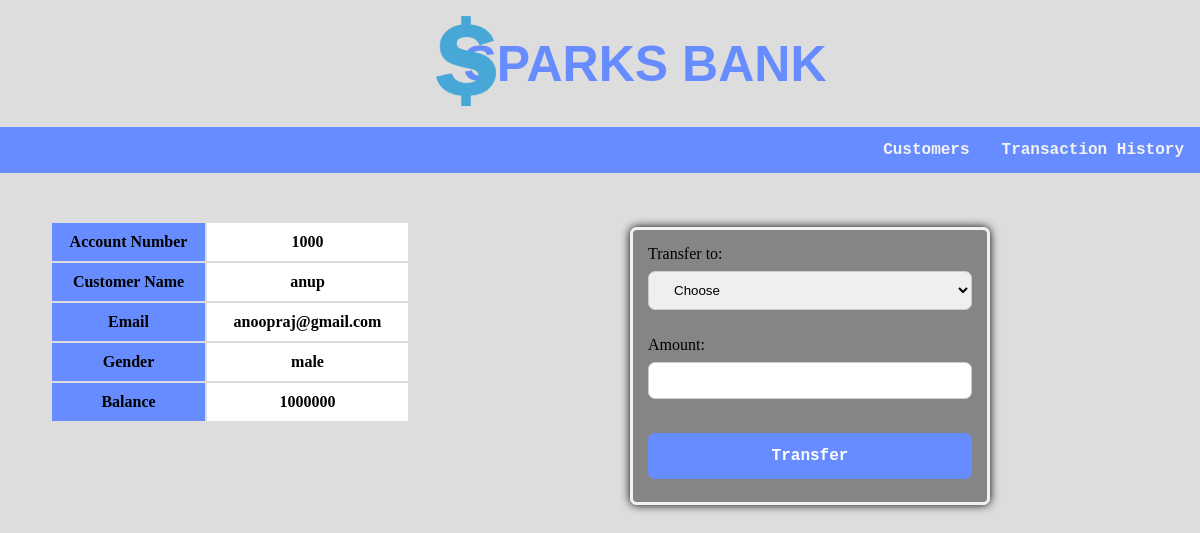
/transactions.php?id=1, run on the app's committed database.
### tables this page shows
CREATE TABLE `customers` (
  `id` int(20) NOT NULL,
  `customer_name` varchar(20) NOT NULL,
  `acc_no` int(11) NOT NULL,
  `email` varchar(28) NOT NULL,
  `gender` varchar(11) NOT NULL,
  `balance` int(11) NOT NULL
);

### transactions.php (the view, shortened to what this page needs)
<!DOCTYPE html>
<html>
<head>
	<link rel="stylesheet" type="text/css" href="assests\style1.css">
</head>
<body>
	<div class="head">
    <img src="img/logo.png" class="logo">
		<h1 style=" font-size: 50px; text-align:center;">
		<a href="index.php" style="color:#668cff; font-family: 'Catamaran', sans-serif;">SPARKS BANK</a>
		</h1>
	</div>
	<div class="topnav">
		<nav style="float: right;">
  		<a href="trans_history.php" class="a1">Transaction History</a>
  		<a href="customers.php" class="a1" >Customers</a>
  		</nav>
  	</div>
  	<div>
  	<?php
  			include('conn.php');
  			$sid=$_GET['id'];
  			$selectSQL = "SELECT * FROM customers WHERE id=$sid ";
  			$Res = mysqli_query( $con,$selectSQL );
  				$row=mysqli_fetch_assoc($Res);
    ?>
    <br>
    <table align="center" style="width:30%; float: left; position: relative; left: 50px;top: 30px; ">
  			<thead>
  				<tr >
  					<th style="background-color: #668cff">Account Number</th>
            <th style="background-color: white;"><?php echo $row['acc_no'];?></th>
          </tr>
          <tr>
  					<th style="background-color: #668cff">Customer Name</th>
            <th style="background-color: white;"><?php echo $row['customer_name'];?></th>
          </tr>
          <tr>
            <th style="background-color: #668cff">Email</th>
            <th style="background-color: white;"><?php echo $row['email'];?></th>
          </tr>
  				<tr>
  					<th style="background-color: #668cff">Gender</th>
            <th style="background-color: white;"><?php echo $row['gender'];?></th>
          </tr>
          <tr>
  					<th style="background-color: #668cff">Balance</th>
            <th style="background-color: white;"><?php echo $row['balance'];?></th>
  				</tr>
  			</thead>
  		</table>
<br><br>
  <div>
  	<form method="post" name="tr" >
  		<label>Transfer to:</label>
  		<select name="to" class="sel1" required >
  			<option value="" disabled selected >Choose </option>
  		</select>
  		<br><br>
  		<label>Amount:</label>
  		<input type="number" name="amount" required>
  		<br><br>
  		<div style="text-align: center;">
  			<button type="submit" name="submit">Transfer</button>
  		</div>
  	</form>
  </div>
</body>
</html>

### assests/style1.css (style rules this page uses)
.topnav { background-color: #668cff; overflow: hidden; }
.topnav a { float: right; display: block; color: #f2f2f2; text-align: center; padding: 14px 16px; text-decoration: none; font-family: "Lucida Console", "Courier New", monospace; font-weight: bold; }
a { text-decoration: none; font-family: "Lucida Console", "Courier New", monospace; font-weight: bold; font-style: normal; color: #cc3300; }
.head { background-color: #ddd; padding: 1px; }
body { margin: 0; background-color: #ddd; }
* { box-sizing: border-box; }

### transactions.php (style rules this page uses)
th, td { width:250px; text-align:center; padding:10px; }
.logo { float: left; position: relative; left: 420px; padding: 15px; width: 90px; height: 120px; }
button { border: 1px black; border-radius: 5px; padding: 3px; background-color:white; }
form { border: 3px solid #f1f1f1; width: 30%; background-color: #b3b3ff; background-color: rgba(0,0,0, 0.4); margin: auto auto; padding: 15px; border-radius: 7px; box-shadow: 0 0 10px #000; position: relative; top: 0; bottom: 0; left: 210px; right: 0; }
input[type=number],.sel1 { width: 100%; padding: 10px 21px; margin: 8px 0; display: inline-block; border: 1px solid #ccc; box-sizing: border-box; border-radius: 7px; }
::placeholder,button { font-family: "Lucida Console", "Courier New", monospace; font-weight: bold; font-size: 16px; color: black; }
button { background-color: #668cff; color: white; padding: 14px 20px; margin: 8px 0; border: none; cursor: pointer; width: 100%; border-radius: 7px; }

### data on the page
customers: acc_no "1000", customer_name "anup", email "anoopraj@gmail.com", gender "male", balance "1000000"
